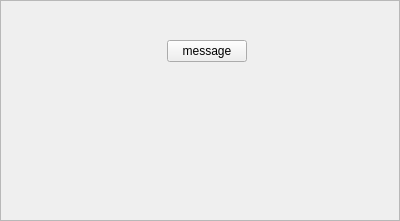
<ui version="4.0" >
 <class>MessageToaster</class>
 <widget class="QWidget" name="MessageToaster" >
  <property name="geometry" >
   <rect>
    <x>0</x>
    <y>0</y>
    <width>370</width>
    <height>221</height>
   </rect>
  </property>
  <layout class="QGridLayout" >
   <property name="margin" >
    <number>0</number>
   </property>
   <property name="spacing" >
    <number>0</number>
   </property>
   <item row="0" column="0" >
    <widget class="QFrame" name="windowFrame" >
     <property name="frameShape" >
      <enum>QFrame::StyledPanel</enum>
     </property>
     <property name="frameShadow" >
      <enum>QFrame::Raised</enum>
     </property>
     <layout class="QGridLayout" >
      <property name="margin" >
       <number>0</number>
      </property>
      <property name="spacing" >
       <number>0</number>
      </property>
      <item row="2" column="0" >
       <spacer>
        <property name="orientation" >
         <enum>Qt::Vertical</enum>
        </property>
        <property name="sizeHint" >
         <size>
          <width>398</width>
          <height>201</height>
         </size>
        </property>
       </spacer>
      </item>
      <item row="1" column="0" >
       <layout class="QGridLayout" >
        <property name="margin" >
         <number>0</number>
        </property>
        <property name="spacing" >
         <number>6</number>
        </property>
        <item row="0" column="2" >
         <widget class="QPushButton" name="messageButton" >
          <property name="text" >
           <string>message</string>
          </property>
          <property name="icon" >
           <iconset resource="../images.qrc" >:/images/folder-inbox.png</iconset>
          </property>
         </widget>
        </item>
        <item row="0" column="0" >
         <spacer>
          <property name="orientation" >
           <enum>Qt::Horizontal</enum>
          </property>
          <property name="sizeHint" >
           <size>
            <width>124</width>
            <height>56</height>
           </size>
          </property>
         </spacer>
        </item>
        <item row="0" column="1" >
         <widget class="QLabel" name="pixmaplabel" >
          <property name="text" >
           <string/>
          </property>
          <property name="pixmap" >
           <pixmap/>
          </property>
         </widget>
        </item>
        <item row="0" column="3" >
         <spacer>
          <property name="orientation" >
           <enum>Qt::Horizontal</enum>
          </property>
          <property name="sizeHint" >
           <size>
            <width>124</width>
            <height>56</height>
           </size>
          </property>
         </spacer>
        </item>
       </layout>
      </item>
      <item row="0" column="0" >
       <layout class="QGridLayout" >
        <property name="margin" >
         <number>0</number>
        </property>
        <property name="spacing" >
         <number>0</number>
        </property>
        <item row="0" column="2" >
         <widget class="QPushButton" name="closeButton" >
          <property name="minimumSize" >
           <size>
            <width>18</width>
            <height>18</height>
           </size>
          </property>
          <property name="maximumSize" >
           <size>
            <width>18</width>
            <height>18</height>
           </size>
          </property>
          <property name="icon" >
           <iconset resource="../images.qrc" >:/images/close-down.png</iconset>
          </property>
          <property name="iconSize" >
           <size>
            <width>16</width>
            <height>16</height>
           </size>
          </property>
          <property name="flat" >
           <bool>true</bool>
          </property>
         </widget>
        </item>
        <item row="0" column="1" >
         <spacer>
          <property name="orientation" >
           <enum>Qt::Horizontal</enum>
          </property>
          <property name="sizeHint" >
           <size>
            <width>225</width>
            <height>22</height>
           </size>
          </property>
         </spacer>
        </item>
       </layout>
      </item>
     </layout>
    </widget>
   </item>
  </layout>
 </widget>
 <tabstops>
  <tabstop>messageButton</tabstop>
  <tabstop>closeButton</tabstop>
 </tabstops>
 <resources>
  <include location="../images.qrc" />
 </resources>
 <connections/>
</ui>
